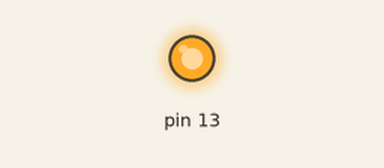
Simulated run of this sketch. Board: Arduino Uno, built with avr-gcc and run on an emulated ATmega328P. Parts: output pins drawn as LEDs (lit = HIGH).

Above: at 0.15 s.
At 8.6 s:
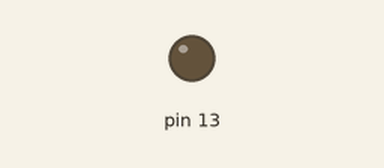
Timing chart, 0 to 12.0 s (numbered marks = the images above):
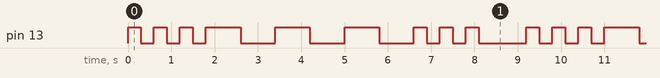

The sketch:

test1.ino
```cpp
void setup() {
  // put your setup code here, to run once:
 pinMode(13,OUTPUT);
}

void loop() {
  // put your main code here, to run repeatedly:
 digitalWrite(13,HIGH);
 delay(300);
 digitalWrite(13,LOW);
 delay(300);
  digitalWrite(13,HIGH);
 delay(300);
 digitalWrite(13,LOW);
 delay(300);
 digitalWrite(13,HIGH);
 delay(300);
 digitalWrite(13,LOW);
 delay(300);

 digitalWrite(13,HIGH);
 delay(800);
 digitalWrite(13,LOW);
 delay(800);
  digitalWrite(13,HIGH);
 delay(800);
 digitalWrite(13,LOW);
 delay(800);
 digitalWrite(13,HIGH);
 delay(800);
 digitalWrite(13,LOW);
 delay(800);

  digitalWrite(13,HIGH);
 delay(300);
 digitalWrite(13,LOW);
 delay(300);
  digitalWrite(13,HIGH);
 delay(300);
 digitalWrite(13,LOW);
 delay(300);
 digitalWrite(13,HIGH);
 delay(300);
 digitalWrite(13,LOW);
 delay(300);

 delay(800);
}
```

Measured:
- by itself, pin 13: repeats every 9.2 s: 2 × (LOW 0.30 s, HIGH 0.30 s), LOW 0.30 s, 3 × (HIGH 0.80 s, LOW 0.80 s), 2 × (HIGH 0.30 s, LOW 0.30 s), HIGH 0.30 s, LOW 1.1 s, HIGH 0.30 s
- by itself, everything shown: repeats every 9.2 s, in 18 steps
